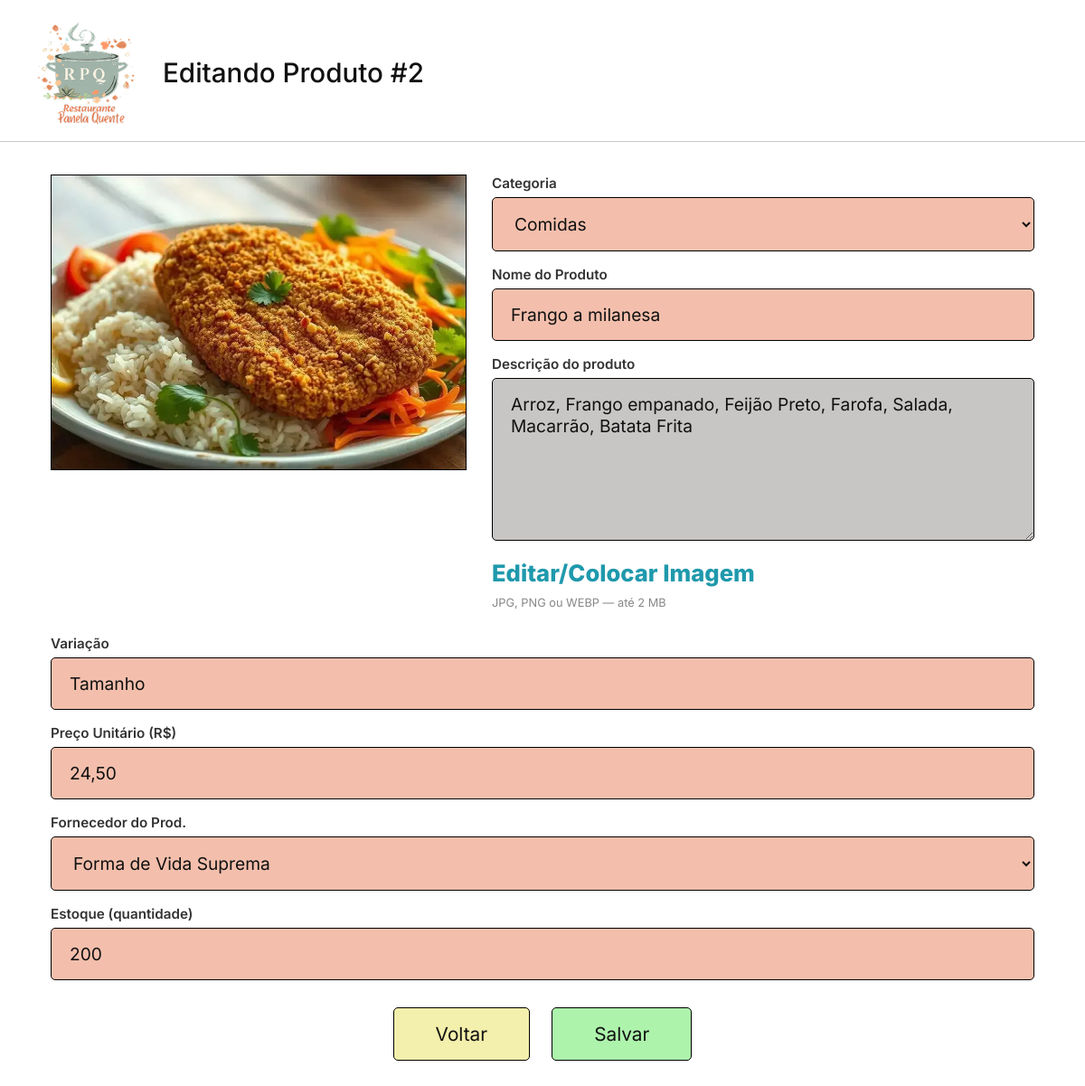
The page /projetobernardolohana/index.php?controller=produto&action=form&id=2 (signed in) on the database its author committed.
### tables this page shows
CREATE TABLE `produto` (
  `id` int(11) NOT NULL,
  `categoria_id` int(11) NOT NULL,
  `nome` varchar(100) NOT NULL,
  `descricao` text DEFAULT NULL,
  `variacao` varchar(150) DEFAULT NULL,
  `preco` decimal(10,2) NOT NULL DEFAULT 0.00,
  `estoque_qtd` int(11) NOT NULL DEFAULT 0,
  `fornecedor_id` int(11) DEFAULT NULL,
  `ativo` tinyint(1) NOT NULL DEFAULT 1
);

CREATE TABLE `categoria1` (
  `id` int(11) NOT NULL,
  `nome` varchar(100) NOT NULL,
  `ativo` tinyint(1) NOT NULL DEFAULT 1
);

CREATE TABLE `fornecedor` (
  `id` int(11) NOT NULL,
  `nome` varchar(120) NOT NULL,
  `cpf` varchar(20) DEFAULT NULL,
  `lugar` varchar(150) DEFAULT NULL,
  `produtos` text DEFAULT NULL,
  `data_recebimento` date DEFAULT NULL,
  `hora_recebimento` time DEFAULT NULL,
  `ativo` tinyint(1) NOT NULL DEFAULT 1
);

### projetobernardolohana/controllers/produtocontroller.php (called while the page is built, shortened)
<?php
require_once __DIR__ . '/../models/produto.php';
require_once __DIR__ . '/../models/categoria.php';
require_once __DIR__ . '/../models/fornecedor.php';
class ProdutoController
{
    public function form(): void
    {
        $categoriaModel  = new Categoria1();
        $fornecedorModel = new Fornecedor();
        $categorias   = $categoriaModel->listarAtivas();
        $fornecedores = $fornecedorModel->listarAtivos();
        $editar = null;
        if (isset($_GET['id'])) {
            $produtoModel = new Produto();
            $editar = $produtoModel->buscarPorId((int)$_GET['id']);
        }
        require_once __DIR__ . '/../views/produto_form.php';
    }
}

### projetobernardolohana/index.php (called while the page is built, shortened)
<?php
require_once __DIR__ . '/config/db.php';
$controller = $_GET['controller'] ?? 'auth';
$action = $_GET['action'] ?? 'form';
switch ($controller) {
    case 'produto':
        require_once __DIR__ . '/controllers/produtocontroller.php';
        $c = new ProdutoController();
        break;
}
$c->$action();

### projetobernardolohana/config/db.php (called while the page is built)
<?php
class Database
{
    private static $conn=null;
    public static function getConnection()
    {
        if (self::$conn === null) {
            try {
                self::$conn=new PDO(
                    "mysql:host=localhost;dbname=projetorrgi51;charstet=utf8mb4",
                    "root",
                    "",
                    [
                        PDO::ATTR_ERRMODE=>PDO::ERRMODE_EXCEPTION,
                        PDO::ATTR_DEFAULT_FETCH_MODE=>PDO::FETCH_ASSOC
                    ]
                );
            }catch (PDOException $e){
                die("Erro ao conectar ao banco de dados.");
            }
        }
        return self::$conn;
    }
}

### projetobernardolohana/models/produto.php (called while the page is built, shortened)
<?php
require_once __DIR__ . '/../config/db.php';
class Produto
{
    private PDO $conn;
    public function __construct()
    {
        $this->conn = Database::getConnection();
    }
    public function buscarPorId(int $id): ?array
    {
        $stmt = $this->conn->prepare("SELECT * FROM produto WHERE id = :id");
        $stmt->execute([':id' => $id]);
        $r = $stmt->fetch();
        return $r ?: null;
    }
}

### projetobernardolohana/models/categoria.php (called while the page is built, shortened)
<?php
require_once __DIR__ . '/../config/db.php';
class Categoria1
{
private PDO $conn;
public function __construct()
{
$this->conn = Database::getConnection();
}
public function listarAtivas(): array
{
$sql = "SELECT id, nome FROM categoria1 WHERE ativo = 1 ORDER BY nome";
return $this->conn->query($sql)->fetchAll();
}
}

### projetobernardolohana/models/fornecedor.php (called while the page is built, shortened)
<?php
require_once __DIR__ . '/../config/db.php';
class Fornecedor
{
    private PDO $conn;
    public function __construct()
    {
        $this->conn = Database::getConnection();
    }
    public function listarAtivos(): array
    {
        try {
            $sql = "SELECT id, nome FROM fornecedor WHERE ativo = 1 ORDER BY nome";
            return $this->conn->query($sql)->fetchAll();
        } catch (Exception $e) {
            return [];
        }
    }
}

### projetobernardolohana/views/produto_form.php (the view, shortened to what this page needs)
<?php
function imagemProdutoUrlForm(?int $produtoId): ?string
{
    $baseFs  = __DIR__ . "/../public/uploads/produtos/";
    $baseUrl = "public/uploads/produtos/";
    foreach (['jpg', 'png', 'webp'] as $ext) {
        if (file_exists($baseFs . $produtoId . '.' . $ext)) {
            return $baseUrl . $produtoId . '.' . $ext;
        }
    }
    return null;
}
$produtoId   = $editar ? (int)$editar['id'] : null;
$imagemAtual = imagemProdutoUrlForm($produtoId);
$titulo      = $editar ? 'Editando Produto #' . $produtoId : 'Adicionando Produto...';
?>
<!DOCTYPE html>
<html lang="pt-BR">
<head>
  <link rel="stylesheet" href="public/assets/css/style.css">
</head>
<body data-page="produto-form">
  <header class="site-header">
    <img class="header-logo"
      src="public/uploads/img/Cópia de R.P.Q. Logo (2) 4.png"
      alt="Restaurante Panela Quente" />
    <h1 class="header-title"><?= htmlspecialchars($titulo) ?></h1>
  </header>
  <div class="h-divider"></div>
  <div class="form-wrap">
    <form method="post" action="index.php?controller=produto&action=salvar" enctype="multipart/form-data">
      <div class="top-grid">
        <div>
          <label class="img-preview" for="imagem-input" id="img-preview-box">
            <?php if ($imagemAtual): ?>
              <img src="<?= htmlspecialchars($imagemAtual) ?>" id="img-preview-tag" alt="Imagem do produto">
            <?php else: ?>
              <span id="img-preview-placeholder">Nenhuma imagem selecionada</span>
            <?php endif; ?>
          </label>
        </div>
        <div class="right-col">
          <div class="field-badge">
            <label class="field-label" for="f-categoria">Categoria</label>
            <select id="f-categoria" name="categoria_id" required>
              <?php foreach ($categorias as $c): ?>
                <option value="<?= (int)$c['id'] ?>"
                  <?= $editar && (int)$editar['categoria_id'] === (int)$c['id'] ? 'selected' : '' ?>>
                  <?= htmlspecialchars($c['nome']) ?>
                </option>
              <?php endforeach; ?>
            </select>
          </div>
          <div class="field-badge">
            <label class="field-label" for="f-nome">Nome do Produto</label>
            <input id="f-nome" type="text" name="nome" required placeholder="Nome Produto"
                   value="<?= $editar ? htmlspecialchars($editar['nome']) : '' ?>">
          </div>
          <div class="field-badge">
            <label class="field-label" for="f-descricao">Descrição do produto</label>
            <textarea id="f-descricao" name="descricao" placeholder="Descrição do produto"><?= $editar ? htmlspecialchars($editar['descricao'] ?? '') : '' ?></textarea>
          </div>
          <label class="link-imagem" for="imagem-input">Editar/Colocar Imagem</label>
          <div class="campo-extra-nota">JPG, PNG ou WEBP — até 2 MB</div>
        </div>
      </div>
      <div class="stack-fields">
        <div class="field-badge">
          <label class="field-label" for="f-variacao">Variação</label>
          <input id="f-variacao" type="text" name="variacao" placeholder="Variação (ex.: tamanho, sabor)"
                 value="<?= $editar ? htmlspecialchars($editar['variacao'] ?? '') : '' ?>">
        </div>
        <div class="field-badge">
          <label class="field-label" for="f-preco">Preço Unitário (R$)</label>
          <input id="f-preco" type="text" name="preco" inputmode="decimal" placeholder="Preço Unitário (ex.: 28,50)"
                 value="<?= $editar && isset($editar['preco']) ? htmlspecialchars(number_format((float)$editar['preco'], 2, ',', '')) : '' ?>">
        </div>
        <div class="field-badge">
          <?php if (!empty($fornecedores)): ?>
            <label class="field-label" for="f-fornecedor">Fornecedor do Prod.</label>
            <select id="f-fornecedor" name="fornecedor_id">
              <?php foreach ($fornecedores as $f): ?>
                <option value="<?= (int)$f['id'] ?>"
                  <?= $editar && (int)($editar['fornecedor_id'] ?? 0) === (int)$f['id'] ? 'selected' : '' ?>>
                  <?= htmlspecialchars($f['nome']) ?>
                </option>
              <?php endforeach; ?>
            </select>
          <?php endif; ?>
        </div>
        <div class="field-badge">
          <label class="field-label" for="f-estoque">Estoque (quantidade)</label>
          <input id="f-estoque" type="number" name="estoque_qtd" min="0" step="1" placeholder="Estoque (quantidade)"
                 value="<?= $editar ? (int)($editar['estoque_qtd'] ?? 0) : '' ?>">
        </div>
      </div>
      <div class="form-actions">
        <a class="btn-voltar" href="index.php?controller=produto&action=index">Voltar</a>
        <button type="submit" class="btn-salvar">Salvar</button>
      </div>
    </form>
  </div>
</body>
</html>

### projetobernardolohana/public/assets/css/style.css (style rules this page uses)
*, *::before, *::after { box-sizing: border-box; margin: 0; padding: 0; }
html { scroll-behavior: smooth; }
:root { --salmon: #f3bfac; --green: #a8c288; --green-dk: #505c41; --teal: #1f99ac; --gray-ph: #676767; --white: #ffffff; --black: #111111; --divider: #c8c8c8; --gray-btn: #d9d9d9; --gray-img: #d9d9d9; --page-w: 1400px; --red: #fc2c2f; --orange: #fd9c4d; --green-ok: #d4edda; --gray-desc: #c8c6c5; --yellow: #f3efac; --lgreen: #adf3ac; --tan: #f3d8ac; --lblue: #acdcf3; --field: #c3d0c3; }
body[data-page="produto-form"] { font-family:"Inter",sans-serif; background:var(--white); color:var(--black); min-height:100vh; }
body[data-page="produto-form"] .site-header { display:flex; align-items:center; padding:20px 48px 16px 40px; gap:28px; }
body[data-page="produto-form"] .header-logo { width:112px; height:auto; flex-shrink:0; }
body[data-page="produto-form"] .header-title { font-size:1.85rem; font-weight:500; color:var(--black); }
body[data-page="produto-form"] .h-divider { height:1px; background:var(--divider); }
body[data-page="produto-form"] .form-wrap { padding:36px 56px 60px; max-width:1440px; margin:0 auto; }
body[data-page="produto-form"] .top-grid { display:grid; grid-template-columns: minmax(260px, 460px) minmax(0,1fr); gap:28px; align-items:start; margin-bottom: 28px; }
body[data-page="produto-form"] .img-preview { position:relative; background:var(--gray-img); border:1px solid #000; width:100%; aspect-ratio: 558 / 397; min-height:200px; display:flex; align-items:center; justify-content:center; overflow:hidden; color:var(--gray-ph); font-size:1rem; text-align:center; padding:12px; cursor:pointer; }
body[data-page="produto-form"] .img-preview img { position:absolute; inset:0; width:100%; height:100%; object-fit:cover; }
body[data-page="produto-form"] .right-col { display:flex; flex-direction:column; gap:16px; }
body[data-page="produto-form"] .top-grid > *, body[data-page="produto-form"] .right-col, body[data-page="produto-form"] .field-badge { min-width:0; }
body[data-page="produto-form"] .field-label { display:block; font-size:.95rem; font-weight:600; color:#333; margin-bottom:6px; }
body[data-page="produto-form"] .field-badge select { text-overflow:ellipsis; }
body[data-page="produto-form"] .field-badge input, body[data-page="produto-form"] .field-badge select { width:100%; background:var(--salmon); border:1px solid #000; border-radius:5px; padding:16px 20px; font-family:"Inter",sans-serif; font-size:1.2rem; color:var(--black); outline:none; }
body[data-page="produto-form"] .field-badge input::placeholder { color:#555; }
body[data-page="produto-form"] .field-badge textarea { width:100%; background:var(--gray-desc); border:1px solid #000; border-radius:5px; padding:16px 20px; font-family:"Inter",sans-serif; font-size:1.2rem; color:var(--black); outline:none; resize:vertical; min-height:180px; }
body[data-page="produto-form"] .link-imagem { background:none; border:none; padding:0; cursor:pointer; font-family:"Inter",sans-serif; font-size:1.6rem; font-weight:800; color:var(--teal); text-align:left; text-decoration:none; align-self:flex-start; }
body[data-page="produto-form"] .stack-fields { display:flex; flex-direction:column; gap:16px; margin-bottom: 30px; }
body[data-page="produto-form"] .form-actions { display:flex; justify-content:center; gap:24px; }
body[data-page="produto-form"] .btn-voltar, body[data-page="produto-form"] .btn-salvar { padding:16px 46px; border:1px solid #000; border-radius:5px; font-family:"Inter",sans-serif; font-size:1.3rem; font-weight:400; color:var(--black); cursor:pointer; text-decoration:none; display:inline-flex; align-items:center; justify-content:center; transition:opacity .15s, transform .12s; }
body[data-page="produto-form"] .btn-voltar { background:var(--yellow); }
body[data-page="produto-form"] .btn-salvar { background:var(--lgreen); }
body[data-page="produto-form"] .campo-extra-nota { font-size:.8rem; color:#888; margin-top:-6px; }

### rows shown on the page
produto: id "Editando Produto #2", categoria_id "Comidas", nome "Frango a milanesa", descricao "Arroz, Frango empanado, Feijão Preto, Farofa, Salada, Macarrão, Batata Frita", variacao "Tamanho", preco "24,50", fornecedor_id "Forma de Vida Suprema", estoque_qtd "200"
